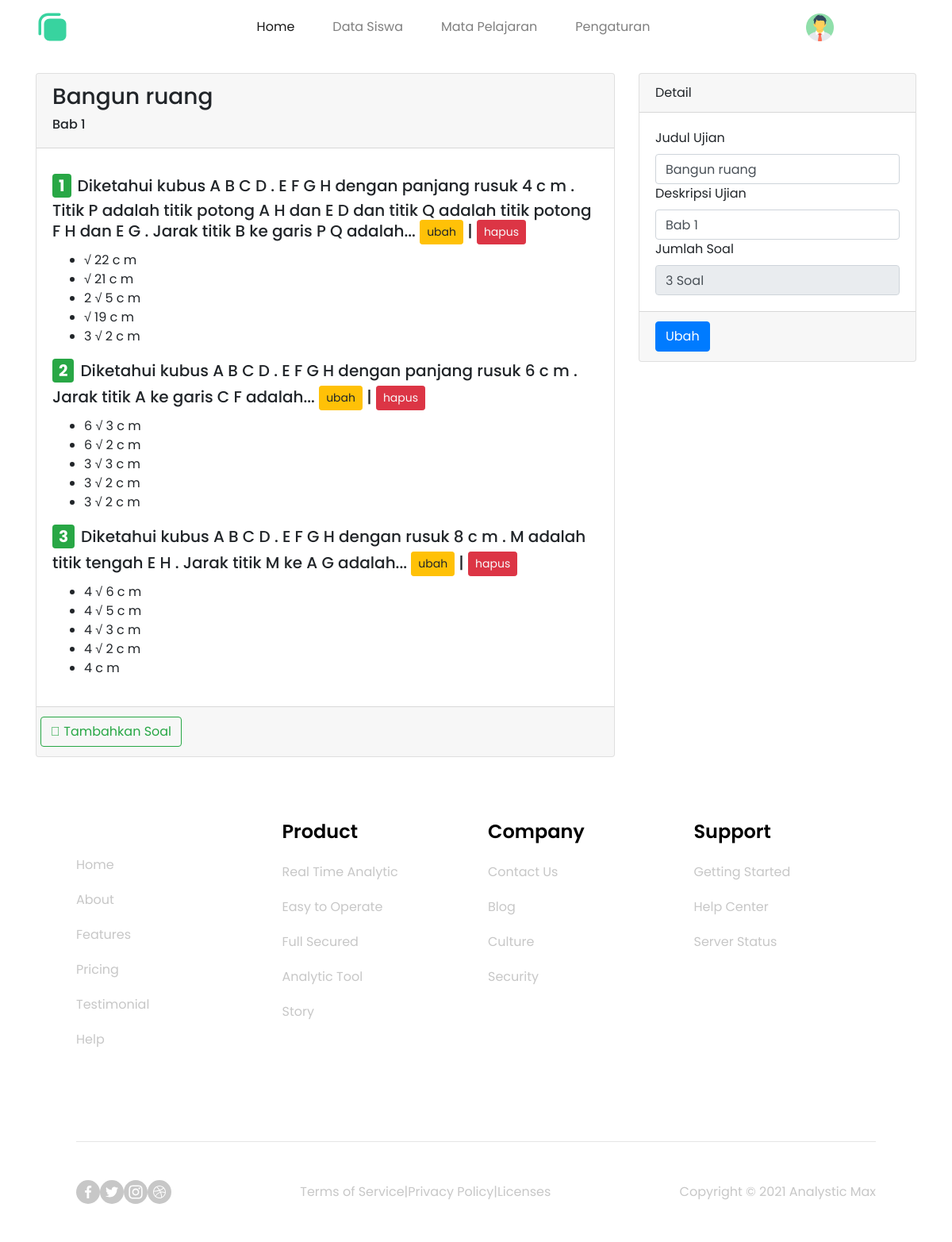
Screenshot of /public/Guru/detailMapel/11 (signed in) with the database file from the repository.
### tables this page shows
CREATE TABLE `ujian` (
  `id` int(11) NOT NULL,
  `judul` varchar(255) NOT NULL,
  `deskripsi` varchar(255) NOT NULL,
  `id_guru` int(11) NOT NULL
);

CREATE TABLE `soal` (
  `id` int(11) NOT NULL,
  `soal` varchar(255) NOT NULL,
  `option_a` varchar(255) NOT NULL,
  `option_b` varchar(255) NOT NULL,
  `option_c` varchar(255) NOT NULL,
  `option_d` varchar(255) NOT NULL,
  `option_e` varchar(255) NOT NULL,
  `kunci` varchar(255) NOT NULL,
  `id_ujian` int(11) NOT NULL
);

### app/controllers/Guru.php (called while the page is built, shortened)
<?php
class Guru extends Controller
{
    public function detailMapel($id)
    {
        $data['detail'] = $this->model('Soal_model')->getMapelForGuru($id);
        $data['detail'] = array_map(function ($detail) {
            $detail['jumlahSoal'] = $this->model('Soal_model')->jmlSoal($detail['id'])[0]['jumlahSoal'];
            return $detail;
        }, $data['detail']);
        $data['judul'] = 'Detail Mapel';
        $this->view('templates/header', $data);
        $this->view('guru/detail', $data);
        $this->view('templates/footer');
    }
}

### app/core/App.php (called while the page is built, shortened)
<?php
class App {
    protected $method = 'index';
    protected $params = [];
    public function __construct()
    {
        $url = $this->parseURL();
        if ($url != null && file_exists('../app/controllers/' . $url[0] . '.php') ) {
            unset($url[0]);
        }
        $this->controller = new $this->controller;
        if( isset($url[1]) )
        {
            if ( method_exists($this->controller, $url[1]) ) {
                $this->method = $url[1];
                unset($url[1]);
            }
        }
        if ( !empty($url) ) {
            $this->params = array_values($url);
        }
        call_user_func_array([$this->controller, $this->method], $this->params);
    }
    public function parseURL()
    {
        if( isset($_GET['url']) ) {
            $url = rtrim($_GET['url'], '/');
            $url = filter_var($url, FILTER_SANITIZE_URL);
            $url = explode('/', $url);
            return $url;
        }
    }
}

### public/index.php (called while the page is built, shortened)
<?php
$app = new App;

### app/core/Database.php (called while the page is built, shortened)
<?php
class Database
{
    private $host = DB_HOST;
    private $user = DB_USER;
    private $pass = DB_PASS;
    private $db_name = DB_NAME;
    private $dbh;
    private $stmt;
    public function __construct()
    {
        $dsn = 'mysql:host=' . $this->host . ';dbname=' . $this->db_name;
        $option = [
            PDO::ATTR_PERSISTENT => true,
            PDO::ATTR_ERRMODE => PDO::ERRMODE_EXCEPTION
        ];
        try {
            $this->dbh = new PDO($dsn, $this->user, $this->pass, $option);
        } catch (PDOException $e) {
            die($e->getMessage());
        }
    }
    public function query($query)
    {
        $this->stmt = $this->dbh->prepare($query);
    }
    public function bind($param, $value, $type = null)
    {
        if( is_null($type))
        {
            switch(true)
            {
                case is_int($value) :
                    $type = PDO::PARAM_INT;
                    break;
                default :
                    $type = PDO::PARAM_STR;
            }
        }
        $this->stmt->bindValue($param, $value, $type);
    }
    public function execute()
    {
        $this->stmt->execute();
    }
    public function resultSet()
    {
        $this->execute();
        return $this->stmt->fetchAll(PDO::FETCH_ASSOC);
    }
}

### app/models/Soal_model.php (called while the page is built, shortened)
<?php
class Soal_model extends Controller
{
    private $db;
    public function __construct()
    {
        $this->db = new Database;
    }
    public function jmlSoal($id)
    {
        $this->db->query('SELECT count(id) AS jumlahSoal FROM soal WHERE id_ujian = :id');
        $this->db->bind('id', $id);
        return $this->db->resultSet();
    }
    public function getMapelForGuru($id)
    {
        $this->db->query('SELECT ujian.id, ujian.id_guru, ujian.judul, ujian.deskripsi, soal.id as id_soal, soal.soal, soal.option_a, soal.option_b, soal.option_c, soal.option_d, soal.option_e, kunci FROM ujian INNER JOIN soal ON ujian.id = soal.id_ujian WHERE soal.id_ujian = :id');
        $this->db->bind('id', $id);
        return $this->db->resultSet();
    }
}

### app/views/guru/detail.php (the view, shortened to what this page needs)
<section>
  <div class="container mt-4" style="min-height: 500px;">
    <div class="row">
      <div class="col-8">
        <div class="card text">
          <div class="card-header">
            <h3><?= $data['detail'][0]['judul']; ?></h3>
            <h6><?= $data['detail'][0]['deskripsi']; ?></h6>
          </div>
          <div class="card-body">
            <?php foreach ($data['detail'] as $index => $set) : ?>
              <h5 class="card-title">
                <h5><span class="badge badge-success mb-1 mr-2" style="font-size: 20px"><?= $index + 1 ?></span><?= $set['soal']; ?>
                  <a href="<?= BASE; ?>/Guru/ubahSoal/<?= $set['id_soal']; ?>" class="tampilModalUbah btn btn-warning btn-sm" data-toggle="modal" data-target="#ubahSoal" data-id="<?= $set['id_soal']; ?>" onclick="ubahSoal('<?= $set['id_soal']; ?>')">ubah</a> |
                  <a class="btn btn-danger text-light btn-sm" id="hapus<?= $set['id_soal'] ?>">hapus</a>
                </h5>
              </h5>
              <div class="card-text">
                <ul>
                  <li><?= $set['option_a']; ?></li>
                  <li><?= $set['option_b']; ?></li>
                  <li><?= $set['option_c']; ?></li>
                  <li><?= $set['option_d']; ?></li>
                  <li><?= $set['option_e']; ?></li>
                </ul>
              </div>
            <?php endforeach; ?>
          </div>
          <div class="card-footer text-muted">
            <div class="row d-flex justify-content-between">
              <a href="#" data-toggle="modal" data-target="#tambahSoal" class="btn btn-outline-success"> <i class="fa-solid fa-angles-left"></i> </i>Tambahkan Soal</a>
            </div>
          </div>
        </div>
      </div>
      <div class="col-md-4 ml-auto">
        <form action="<?= BASE; ?>/Guru/ubahUjian" method="POST">
          <div class="card">
            <div class="card-header">Detail</div>
            <div class="card-body">
              <div class="form-grup">
                <label for="">Judul Ujian</label>
                <input type="text" name="judul" value="<?= $data['detail'][0]['judul'] ?>" class="form-control" required />
              </div>
              <div class="form-grup">
                <label for="">Deskripsi Ujian</label>
                <input type="text" name="deskripsi" value="<?= $data['detail'][0]['deskripsi'] ?>" class="form-control" required />
              </div>
              <div class="form-grup">
                <label for="">Jumlah Soal</label>
                <input type="text" value="<?= $data['detail'][0]['jumlahSoal'] ?> Soal" readonly class="form-control" />
              </div>
            </div>
            <div class="card-footer">
              <input type="submit" class="btn btn-primary" id="" value="Ubah" />
            </div>
          </div>
        </form>
      </div>
    </div>
  </div>
</section>
<link rel="stylesheet" href="https://cdn.jsdelivr.net/npm/bootstrap@4.6.2/dist/css/bootstrap.min.css" />
</body>
</html>

### app/core/Controller.php (shortened to what this page needs)
<?php
class Controller {
    public function view($view, $data = [])
    {
        if(!isset($_SESSION['nama'])) {
        require_once '../app/views/' . $view . '.php';
        } else {
        require_once '../app/views/' . $view . '.php';
        }
    }
    public function model($model)
    {
        return new $model;
    }
}

### app/views/templates/header.php (shortened to what this page needs)
<!DOCTYPE html>
<html>
<head>
  <link rel="stylesheet" href="<?= BASE; ?>/css/style.css">
  <link rel="stylesheet" href="<?= BASE; ?>/css/bootstrap.min.css">
  <link rel="stylesheet" href="jquery.datetimepicker.min.css" class="">
  <link rel="stylesheet" href="https://cdnjs.cloudflare.com/ajax/libs/font-awesome/6.0.0/css/all.min.css" />
  <link rel="stylesheet" href="https://cdnjs.cloudflare.com/ajax/libs/font-awesome/5.15.4/css/all.min.css">
  <link rel="stylesheet" href="<?= BASE; ?>/assets/plugins/sweetalert2/sweetalert2.min.css">
</head>
<body>
  <header>
    <nav class="navbar navbar-expand-lg navbar-light mb-4" style="background-color: rgb(255, 255, 255)">
      <div class="container">
        <a class="navbar-brand" href="#">
        </a>
        <div class="collapse navbar-collapse" id="navbarSupportedContent">
          <ul class="navbar-nav mr-auto mx-auto">
            <li class="nav-item mr-3 active">
              <a class="nav-link" href="<?= BASE; ?>/Guru/index">Home</a>
            </li>
            <li class="nav-item ml-3 mr-3">
              <a class="nav-link" href="<?= BASE; ?>/Guru/register">Data Siswa</a>
            </li>
            <li class="nav-item ml-3 mr-3">
              <a class="nav-link" href="<?= BASE; ?>/Guru/mapelGuru">Mata Pelajaran</a>
            </li>
            <li class="nav-item ml-3">
              <a class="nav-link" href="<?= BASE; ?>/Guru/pengaturan">Pengaturan</a>
            </li>
          </ul>
          <div class="form-inline my-2 mr-5 my-lg-0">
            <div class="nav-item dropdown">
              <a class="nav-link" href="#" role="button" data-toggle="dropdown" data-target=".dropdown-menu" aria-expanded="false">
                <img src="<?= BASE ?>/img/man.png" alt="" width="35px" />
              </a>
            </div>
          </div>
        </div>
      </div>
    </nav>
  </header>

### app/views/templates/footer.php (shortened to what this page needs)
<section class="h-100 w-100 bg-white" style="box-sizing: border-box">
  <div class="footer-2-2 container-xxl mx-auto position-relative p-0" style="font-family: 'Poppins', sans-serif">
    <div class="list-footer">
      <div class="row gap-md-0 gap-3">
        <div class="col-lg-3 col-md-6">
          <div class="">
            <div class="list-space">
            </div>
            <nav class="list-unstyled">
              <li class="list-space">
                <a href="" class="list-menu">Home</a>
              </li>
              <li class="list-space">
                <a href="" class="list-menu">About</a>
              </li>
              <li class="list-space">
                <a href="" class="list-menu">Features</a>
              </li>
              <li class="list-space">
                <a href="" class="list-menu">Pricing</a>
              </li>
              <li class="list-space">
                <a href="" class="list-menu">Testimonial</a>
              </li>
              <li class="list-space">
                <a href="" class="list-menu">Help</a>
              </li>
            </nav>
          </div>
        </div>
        <div class="col-lg-3 col-md-6">
          <h2 class="footer-text-title">Product</h2>
          <nav class="list-unstyled">
            <li class="list-space">
              <a href="" class="list-menu">Real Time Analytic</a>
            </li>
            <li class="list-space">
              <a href="" class="list-menu">Easy to Operate</a>
            </li>
            <li class="list-space">
              <a href="" class="list-menu">Full Secured</a>
            </li>
            <li class="list-space">
              <a href="" class="list-menu">Analytic Tool</a>
            </li>
            <li class="list-space">
              <a href="" class="list-menu">Story</a>
            </li>
          </nav>
        </div>
        <div class="col-lg-3 col-md-6">
          <h2 class="footer-text-title">Company</h2>
          <nav class="list-unstyled">
            <li class="list-space">
              <a href="" class="list-menu">Contact Us</a>
            </li>
            <li class="list-space">
              <a href="" class="list-menu">Blog</a>
            </li>
            <li class="list-space">
              <a href="" class="list-menu">Culture</a>
            </li>
            <li class="list-space">
              <a href="" class="list-menu">Security</a>
            </li>
          </nav>
        </div>
        <div class="col-lg-3 col-md-6">
          <h2 class="footer-text-title">Support</h2>
          <nav class="list-unstyled">
            <li class="list-space">
              <a href="" class="list-menu">Getting Started</a>
            </li>
            <li class="list-space">
              <a href="" class="list-menu">Help Center</a>
            </li>
            <li class="list-space">
              <a href="" class="list-menu">Server Status</a>
            </li>
          </nav>
        </div>
      </div>
    </div>
    <div class="border-color info-footer">
      <div class="">
        <hr class="hr" />
      </div>
      <div class="mx-auto d-flex flex-column flex-lg-row align-items-center footer-info-space gap-4">
        <div class="d-flex title-font font-medium align-items-center gap-4">
          <a href="">
          </a>
          <a href="">
          </a>
          <a href="">
          </a>
          <a href="">
          </a>
        </div>
        <nav class="mx-auto d-flex flex-wrap align-items-center justify-content-center gap-4">
          <a href="" class="footer-link" style="text-decoration: none">Terms of Service</a>
          <span>|</span>
          <a href="" class="footer-link" style="text-decoration: none">Privacy Policy</a>
          <span>|</span>
          <a href="" class="footer-link" style="text-decoration: none">Licenses</a>
        </nav>
        <nav class="d-flex flex-lg-row flex-column align-items-center justify-content-center">
          <p style="margin: 0">Copyright © 2021 Analystic Max</p>
        </nav>
      </div>
    </div>
  </div>
</section>
</body>
</html>

### public/css/style.css (style rules this page uses)
* { font-family: "Poppins", sans-serif !important; }
.dropdown { position: relative; right: 40px; }
ul li.active { opacity: 1 !important; }
.footer-2-2 .list-space { margin-bottom: 1.25rem; }
.footer-2-2 .footer-text-title { font-size: 1.5rem; font-weight: 600; color: #000000; margin-bottom: 1.5rem; }
.footer-2-2 .list-menu { color: #c7c7c7; text-decoration: none !important; }
.footer-2-2 hr.hr { margin: 0; border: 0; border-top: 1px solid rgba(0, 0, 0, 0.1); }
.footer-2-2 .border-color { color: #c7c7c7; }
.footer-2-2 .footer-link { color: #c7c7c7; }
.footer-2-2 .footer-info-space { padding-top: 3rem; }
.footer-2-2 .list-footer { padding: 5rem 1rem 3rem 1rem; }
.footer-2-2 .info-footer { padding: 0 1rem 3rem; }
@media (min-width: 576px) { .footer-2-2 .list-footer { padding: 5rem 2rem 3rem 2rem; } }
@media (min-width: 576px) { .footer-2-2 .info-footer { padding: 0 2rem 3rem; } }
@media (min-width: 768px) { .footer-2-2 .list-footer { padding: 5rem 4rem 6rem 4rem; } }
@media (min-width: 768px) { .footer-2-2 .info-footer { padding: 0 4rem 3rem; } }
@media (min-width: 992px) { .footer-2-2 .list-footer { padding: 5rem 6rem 6rem 6rem; } }
@media (min-width: 992px) { .footer-2-2 .info-footer { padding: 0 6rem 3rem; } }

### rows the page displays
ujian: judul "Bangun ruang", deskripsi "Bab 1"
soal: soal "Diketahui kubus A B C D . E F G H dengan panjang rusuk 4 c m . Titik P adalah titik potong A H dan E D dan titik Q adalah titik potong F H dan E G . Jarak titik B ke garis P Q adalah...", option_a "√ 22 c m", option_b "√ 21 c m", option_c "2 √ 5 c m", option_d "√ 19 c m", option_e "3 √ 2 c m"
soal: soal "Diketahui kubus A B C D . E F G H dengan panjang rusuk 6 c m . Jarak titik A ke garis C F adalah...", option_a "6 √ 3 c m", option_b "6 √ 2 c m", option_c "3 √ 3 c m", option_d "3 √ 2 c m", option_e "3 √ 2 c m"
soal: soal "Diketahui kubus A B C D . E F G H dengan rusuk 8 c m . M adalah titik tengah E H . Jarak titik M ke A G adalah...", option_a "4 √ 6 c m", option_b "4 √ 5 c m", option_c "4 √ 3 c m", option_d "4 √ 2 c m", option_e "4 c m"
